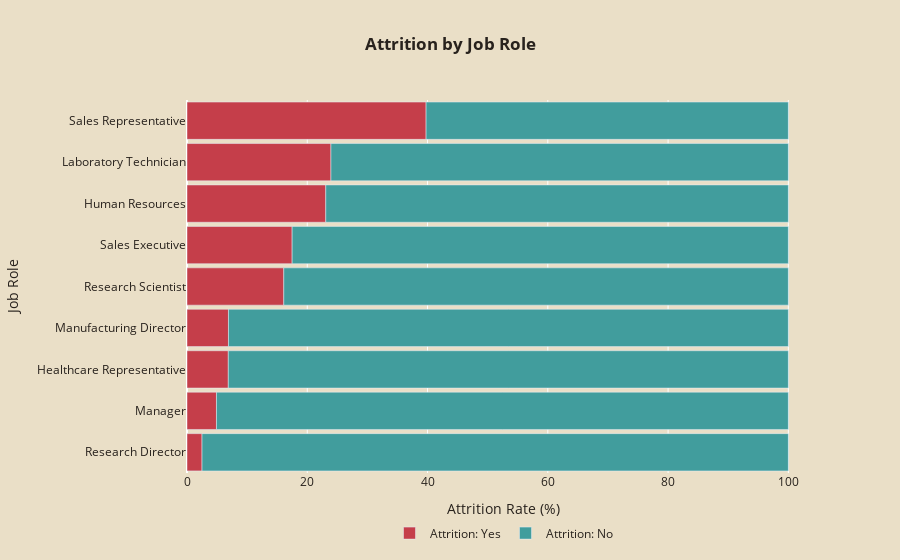

Notebook source saved alongside this figure:
### Markdown cell above
### Attrition Rates Across Job Roles: A Hierarchy of Stability

### Code cell
# Group data by JobRole and Attrition, calculate count and percentage
attr_job = hr.groupby(['JobRole', 'Attrition']).size().unstack(fill_value=0)
attr_job['Total'] = attr_job.sum(axis=1)
attr_job['Attrition_Rate'] = attr_job['Yes'] / attr_job['Total'] * 100

attr_job = attr_job.sort_values('Attrition_Rate')

fig = go.Figure()

# Add 'Yes' Attrition bars
fig.add_trace(go.Bar(y=attr_job.index,
                     x=attr_job['Attrition_Rate'],
                     name='Attrition: Yes',
                     orientation='h',
                     marker_color='#C53E4A'))

# Add 'No' Attrition bars
fig.add_trace(go.Bar(y=attr_job.index,
                     x=100 - attr_job['Attrition_Rate'],
                     name='Attrition: No',
                     orientation='h',
                     marker_color='#419D9D'))

fig.update_layout(
    title='<b>Attrition by Job Role</b>',
    title_x=0.5,
    xaxis_title='Attrition Rate (%)',
    yaxis_title='Job Role',
    barmode='relative',
    bargap=0.1,
    legend=dict(orientation='h', yanchor='bottom', y=-0.2, xanchor='center',  x=0.50),
    height=500,
    font_color='#28221D', 
    paper_bgcolor='#EADFC7',
    plot_bgcolor='#EADFC7'
)

fig.show()

### Figure 1 — Plotly figure (JSON) as saved in the notebook; plotly's stock layout.template omitted (floating-point values rounded to 4 significant figures)
{"data": [{"marker": {"color": "#C53E4A"}, "name": "Attrition: Yes", "orientation": "h", "x": [2.5, 4.902, 6.87, 6.897, 16.1, 17.48, 23.08, 23.94, 39.76], "y": ["Research Director", "Manager", "Healthcare Representative", "Manufacturing Director", "Research Scientist", "Sales Executive", "Human Resources", "Laboratory Technician", "Sales Representative"], "type": "bar"}, {"marker": {"color": "#419D9D"}, "name": "Attrition: No", "orientation": "h", "x": [97.5, 95.1, 93.13, 93.1, 83.9, 82.52, 76.92, 76.06, 60.24], "y": ["Research Director", "Manager", "Healthcare Representative", "Manufacturing Director", "Research Scientist", "Sales Executive", "Human Resources", "Laboratory Technician", "Sales Representative"], "type": "bar"}], "layout": {"title": {"text": "<b>Attrition by Job Role</b>", "x": 0.5}, "legend": {"orientation": "h", "yanchor": "bottom", "y": -0.2, "xanchor": "center", "x": 0.5}, "font": {"color": "#28221D"}, "xaxis": {"title": {"text": "Attrition Rate (%)"}, "type": "linear", "range": [0, 105.3], "autorange": true}, "yaxis": {"title": {"text": "Job Role"}, "type": "category", "range": [-0.5, 8.5], "autorange": true}, "barmode": "relative", "bargap": 0.1, "paper_bgcolor": "#EADFC7", "plot_bgcolor": "#EADFC7", "autosize": true}}
